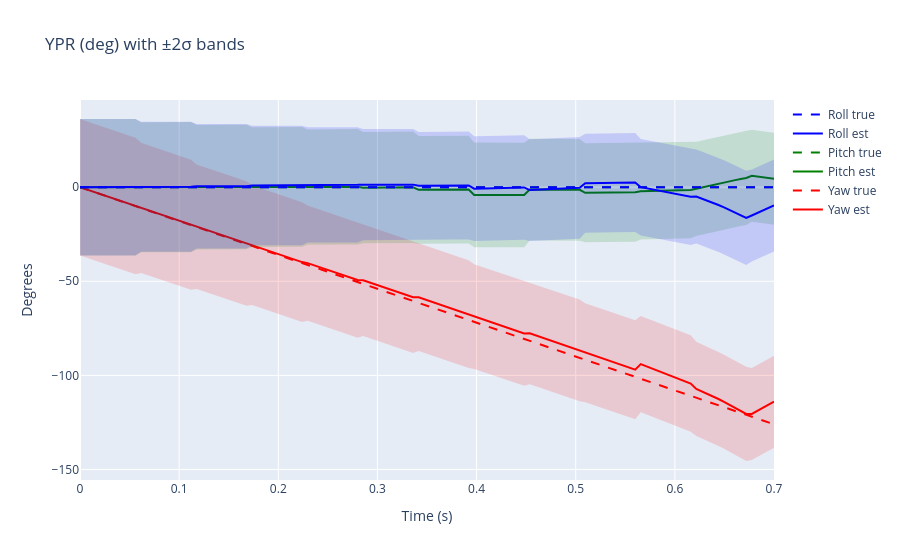

Here is the notebook cell this chart was saved with:
### Markdown cell above
## Plot Yaw/Pitch/Roll (degrees)

### Code cell
# YPR (deg) with ±2σ bands, RGB colors, dashed GT
import numpy as np
import plotly.graph_objects as go

fig = go.Figure()

# Colors for components
color_rgb = {
    0: ('rgba(255,0,0,0.15)', '#ff0000'),   # yaw -> red
    1: ('rgba(0,128,0,0.15)', '#008000'),   # pitch -> green
    2: ('rgba(0,0,255,0.15)', '#0000ff'),   # roll -> blue
}

names = {0: 'Yaw', 1: 'Pitch', 2: 'Roll'}

for i in range(3):
    fill_rgba, line_color = color_rgb[i]
    mean = ypr_est[:, i]
    std2p = 2.0 * rot_std_deg[:, i]
    upper = mean + std2p
    lower = mean - std2p

    # Shaded band
    fig.add_scatter(x=times, y=upper, name=f"{names[i]} +2σ", line=dict(color=line_color, width=0), showlegend=False)
    fig.add_scatter(x=times, y=lower, name=f"{names[i]} -2σ", fill='tonexty', fillcolor=fill_rgba, line=dict(color=line_color, width=0), showlegend=False)

    # Estimate (solid) and Ground truth (dashed)
    fig.add_scatter(x=times, y=mean, name=f"{names[i]} est", line=dict(color=line_color, width=2))
    fig.add_scatter(x=times, y=ypr_true[:, i], name=f"{names[i]} true", line=dict(color=line_color, dash='dash', width=2))

fig.update_layout(title='YPR (deg) with ±2σ bands', xaxis_title='Time (s)', yaxis_title='Degrees')
fig.show()
